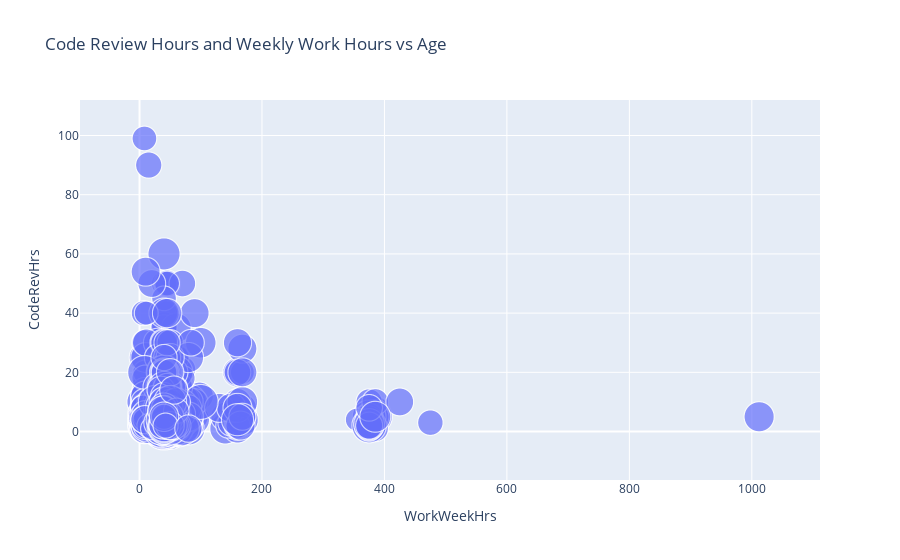

Notebook cell for this chart:
### Code cell
# your code goes here
import plotly.express as px

QUERY ="""
SELECT WorkWeekHrs,CodeRevHrs,Age
FROM master
"""

df = pd.read_sql_query(QUERY,conn)
df=df.dropna(axis=0)
fig = px.scatter(df, x="WorkWeekHrs", y = "CodeRevHrs", size="Age", 
                 title="Code Review Hours and Weekly Work Hours vs Age", size_max = 50)
fig.show()

### Figure 1 — Plotly figure (JSON) as saved in the notebook; plotly's stock layout.template omitted (floating-point values rounded to 4 significant figures; data arrays with more than 128 entries replaced by an {"elided": "..."} marker saying what was removed)
{"data": [{"hovertemplate": "WorkWeekHrs=%{x}<br>CodeRevHrs=%{y}<br>Age=%{marker.size}<extra></extra>", "legendgroup": "", "marker": {"color": "#636efa", "size": {"elided": "8669 int values"}, "sizemode": "area", "sizeref": 0.0396, "symbol": "circle"}, "mode": "markers", "name": "", "showlegend": false, "type": "scattergl", "x": {"elided": "8669 float values"}, "xaxis": "x", "y": {"elided": "8669 float values"}, "yaxis": "y"}], "layout": {"autosize": true, "legend": {"itemsizing": "constant", "tracegroupgap": 0}, "title": {"text": "Code Review Hours and Weekly Work Hours vs Age"}, "xaxis": {"anchor": "y", "autorange": true, "domain": [0, 1], "range": [-89.72, 1105.0], "title": {"text": "WorkWeekHrs"}, "type": "linear"}, "yaxis": {"anchor": "x", "autorange": true, "domain": [0, 1], "range": [-22.3, 115.9], "title": {"text": "CodeRevHrs"}, "type": "linear"}}}
